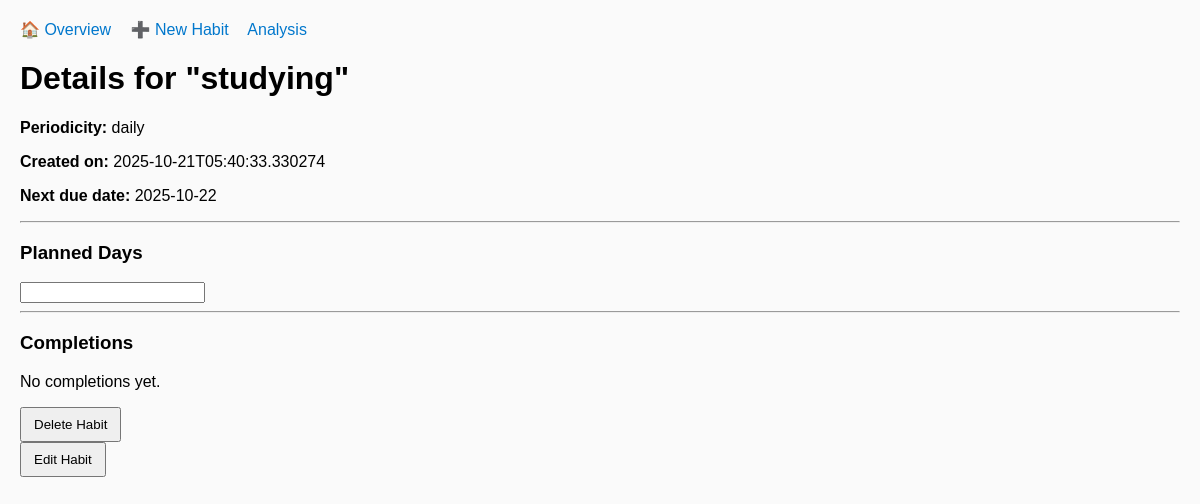
The app's page /habit/13 with its own data.
### tables this page shows
CREATE TABLE habits (
            id INTEGER PRIMARY KEY AUTOINCREMENT,
            name TEXT NOT NULL,
            periodicity TEXT CHECK(periodicity IN ('daily','weekly','monthly','yearly')),
            created_at TEXT NOT NULL,
            start_date TEXT,
            due_date TEXT,
            active_days TEXT,
            completed INTEGER DEFAULT 0
        );

### app.py (the view)
@app.route("/habit/<int:habit_id>")
def habit_detail(habit_id):
    habit = manager.get_habit_by_id(habit_id)
    if not habit:
        return "Habit not found", 404
    selected_dates = habit.active_days if habit.active_days else []
    completions = manager.get_completions(habit_id)
    return render_template("detail.html", habit=habit, selected_dates=selected_dates, completions=completions)

### habit.py (called while the page is built)
    @classmethod
    def from_row(cls, row):
        return cls(**dict(row))

### habit_manager.py (called while the page is built)
    def get_habit_by_id(self, habit_id):
        conn = get_connection()
        c = conn.cursor()
        c.execute("SELECT * FROM habits WHERE id = ?", (habit_id,))
        row = c.fetchone()
        conn.close()
        return Habit.from_row(row) if row else None

    def get_completions(self, habit_id):
        conn = get_connection()
        c = conn.cursor()
        c.execute("SELECT completed_at FROM completions WHERE habit_id = ? ORDER BY completed_at", (habit_id,))
        rows = [r["completed_at"] for r in c.fetchall()]
        conn.close()
        return rows

### storage.py (called while the page is built)
def get_connection():
    conn = sqlite3.connect(DB_NAME, timeout=10)
    conn.row_factory = sqlite3.Row
    return conn

### templates/detail.html (shortened to what this page needs)
{% extends "base.html" %}
{% block content %}
<h1>Details for "{{ habit.name }}"</h1>
<div class="habit-info">
    <p><strong>Periodicity:</strong> {{ habit.periodicity }}</p>
    <p><strong>Created on:</strong> {{ habit.created_at }}</p>
    <p><strong>Next due date:</strong> {{ habit.due_date or '–' }}</p>
</div>
<hr>
<h3>Planned Days</h3>
<input type="text" id="habit_calendar" readonly>
<hr>
<h3>Completions</h3>
{% if completions %}
    <ul>
    {% for c in completions %}
        <li>{{ c }}</li>
    {% endfor %}
    </ul>
{% else %}
    <p>No completions yet.</p>
{% endif %}
<form action="{{ url_for('delete_habit_route', habit_id=habit.id) }}" onsubmit="return confirm('Do you really want to delete this habit?');">
    <button type="submit" class="btn btn-danger">Delete Habit</button>
</form>
<form action="{{ url_for('edit_habit', habit_id=habit.id) }}">
    <button type="submit" class="btn btn-danger">Edit Habit</button>
</form>
{% endblock %}

### static/style.css (style rules this page uses)
body { font-family: Arial, sans-serif; margin: 20px; background: #fafafa; }
button { padding: 8px 12px; }

### records on screen
habits: name "studying", periodicity "daily", created_at "2025-10-21T05:40:33.330274", due_date "2025-10-22"
